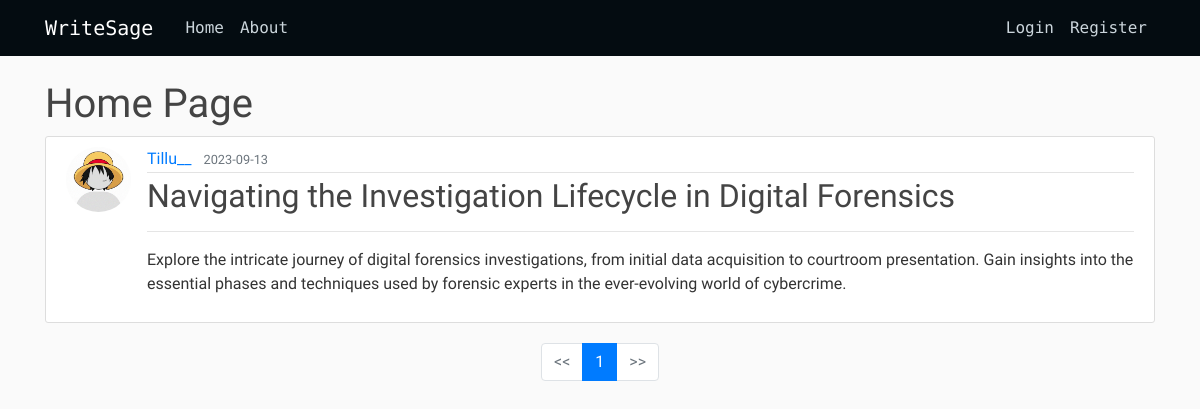
Page /home on the earlier database version.
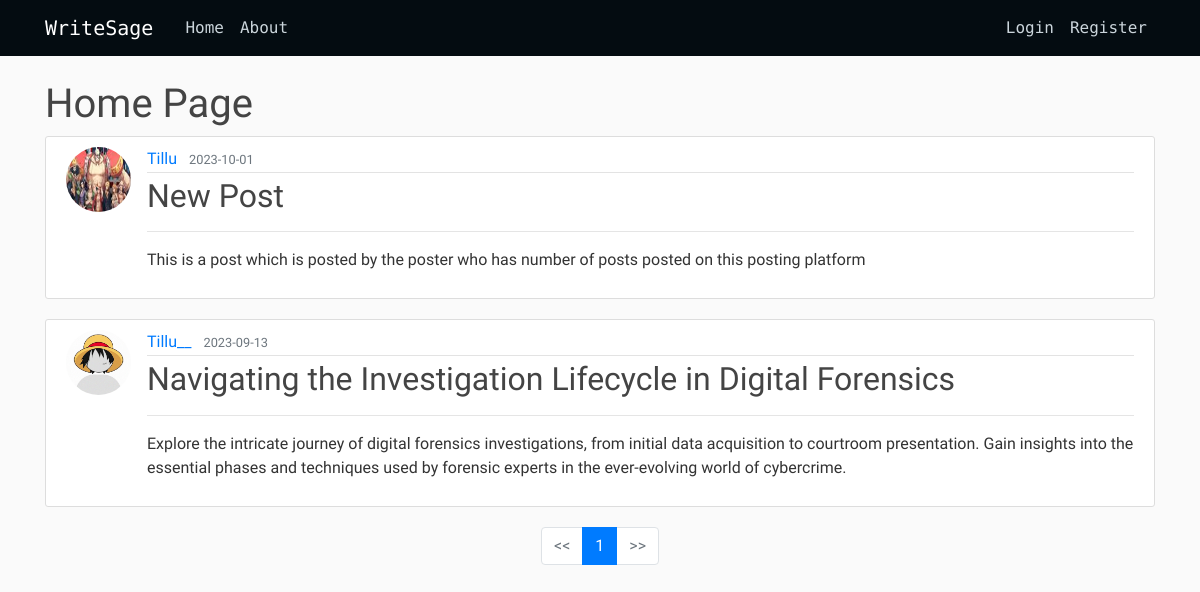
Same page on the later database version.
### writesage/models.py (models this page shows, shortened)
class Post(db.Model):
    id = db.Column(db.Integer, primary_key=True)
    title = db.Column(db.String(100),nullable=False)
    date_posted = db.Column(db.DateTime,nullable=False,default=datetime.utcnow())
    desc = db.Column(db.Text,nullable=False)
    content = db.Column(db.Text,nullable=False)
    user_id = db.Column(db.Integer,db.ForeignKey('user.id'),nullable=False)

class User(db.Model, UserMixin):
    id = db.Column(db.Integer, primary_key=True)
    username = db.Column(db.String(20),unique=True,nullable=False)
    email=db.Column(db.String(120),unique=True,nullable=False)
    image_file = db.Column(db.String(20),nullable=False,default='default.jpg')
    password=db.Column(db.String(60),nullable=False)
    posts = db.relationship('Post',backref='author',lazy=True)

### writesage/main/routes.py (the view)
@main.route("/")
@main.route("/home")
def home():
    page = request.args.get('page',1,type=int)
    posts = Post.query.order_by(Post.date_posted.desc()).paginate(page = page , per_page = 5)
    print(posts)
    return render_template('home.html', posts = posts)

### writesage/templates/home.html
{% extends 'layout.html' %}
{% block hehe %}
<h1>Home Page</h1>
{% for post in posts.items %}
<article class="media content-section">
    <img src="{{url_for('static',filename = 'pictures/' + post.author.image_file)}}" alt="" class="rounded-circle article-img">
    <div class="media-body">
        <div class="article-metadata">
            <a class="mr-2" href="{{url_for('users.user_posts',username = post.author.username)}}">{{ post.author.username }}</a>
            <small class="text-muted">{{ post.date_posted.strftime('%Y-%m-%d')}}</small>
        </div>
        <h2><a class="article-title" href="{{url_for('posts.post',post_id=post.id)}}">{{ post.title }}</a></h2>
        <hr>
        <p class="article-content">{{ post.desc }}</p>
    </div>
</article>
{% endfor %}
<nav aria-label="Page navigation example">
    <ul class="pagination justify-content-center">
        {% if posts.page > 1 %}
            <li class="page-item ">
                <a class="page-link" href="{{ url_for('main.home',page = (posts.page - 1))}}"><<</a>
            </li>
        {% else %}
            <li class="page-item disabled">
                <a class="page-link" href="{{ url_for('main.home',page = (posts.page - 1))}}"><<</a>
            </li>
        {% endif %}
        {% for page_num in posts.iter_pages(left_edge = 1, right_edge = 1, left_current=1,right_current =1) %}
            {% if page_num %}
                {% if posts.page == page_num %}
                    <li class="page-item active">
                        <a href="{{ url_for('main.home',page = page_num)}}" class = "page-link">{{ page_num }}</a>
                    </li>
                {% else %}
                    <li class="page-item">
                        <a href="{{ url_for('main.home',page = page_num)}}" class = "page-link">{{ page_num }}</a>
                    </li>
                {% endif %}
            {% else %}
                <li class="page-item"><p class="page-link">...</p></li>
            {% endif %}
        {% endfor %}
        {% if posts.page == (posts.last / posts.per_page) %}
            <li class="page-item">
                <a class="page-link " href="{{ url_for('main.home',page = (posts.page + 1))}}">>></a>
            </li>
        {% else %}
            <li class="page-item disabled">
                <a class="page-link" href="{{ url_for('main.home',page = (posts.page + 1))}}">>></a>
            </li>
        {% endif %}
    </ul>
  </nav>
{% endblock hehe%}

### writesage/templates/layout.html (shortened to what this page needs)
<!DOCTYPE html>
<html lang="en">
<head>
    <link rel="stylesheet" href="https://cdn.jsdelivr.net/npm/bootstrap@4.3.1/dist/css/bootstrap.min.css"
>
    <link rel="stylesheet" href="{{url_for('static',filename = 'main.css')}}">
</head>
<body>
    <header class="site-header font-nav">
        <nav class="navbar navbar-expand-md navbar-dark bg-steel fixed-top">
            <div class="container">
                <a class="navbar-brand mr-4" href="/">WriteSage</a>
                <div class="collapse navbar-collapse" id="navbarToggle">
                    <div class="navbar-nav mr-auto">
                        <a class="nav-item nav-link" href="{{url_for('main.home')}}">Home</a>
                        <a class="nav-item nav-link" href="{{url_for('main.about')}}">About</a>
                    </div>
                    <div class="navbar-nav">
                        {% if current_user.is_authenticated %}
                            <a href="{{url_for('posts.new_post')}}" class="nav-item nav-link">New Post</a>
                            <a href="{{url_for('users.account')}}" class="nav-item nav-link">Account</a>
                            <a href="{{url_for('users.logout')}}" class="nav-item nav-link">Logout</a>
                        {%else %}
                            <a class="nav-item nav-link" href="{{url_for('users.login')}}">Login</a>
                            <a class="nav-item nav-link" href="{{url_for('users.register')}}">Register</a>
                        {% endif %}
                    </div>
                </div>
            </div>
        </nav>
    </header>
    <main role="main" class="container font-heading">
        <div class="row">
            <div class="col-md">
                {% block hehe %}{% endblock hehe%}
            </div>
        </div>
    </main>
</body>
</html>
</body>
</html>

### writesage/static/main.css (style rules this page uses)
* { padding : 0px; }
body { background: #fafafa; color: #333333; margin-top: 5rem; }
h1, h2, h3, h4, h5, h6 { color: #444444; }
.bg-steel { background-color: #040c11; }
.site-header .navbar-nav .nav-link { color: #cbd5db; }
.content-section { background: #ffffff; padding: 10px 20px; border: 1px solid #dddddd; border-radius: 3px; margin-bottom: 20px; }
.article-title { color: #444444; }
.article-content { white-space: pre-line; }
.article-img { height: 65px; width: 65px; margin-right: 16px; }
.article-metadata { padding-bottom: 1px; margin-bottom: 4px; border-bottom: 1px solid #e3e3e3 }
.font-heading { font-family: 'Work Sans', sans-serif; }
.font-nav { font-family: 'Space Mono', monospace; }

Differences in the rows shown:
added Post: image_file (picture), author.username "Tillu", date_posted "2023-10-01", title "New Post", desc "This is a post which is posted by the poster who has number of posts posted on this posting platform"
